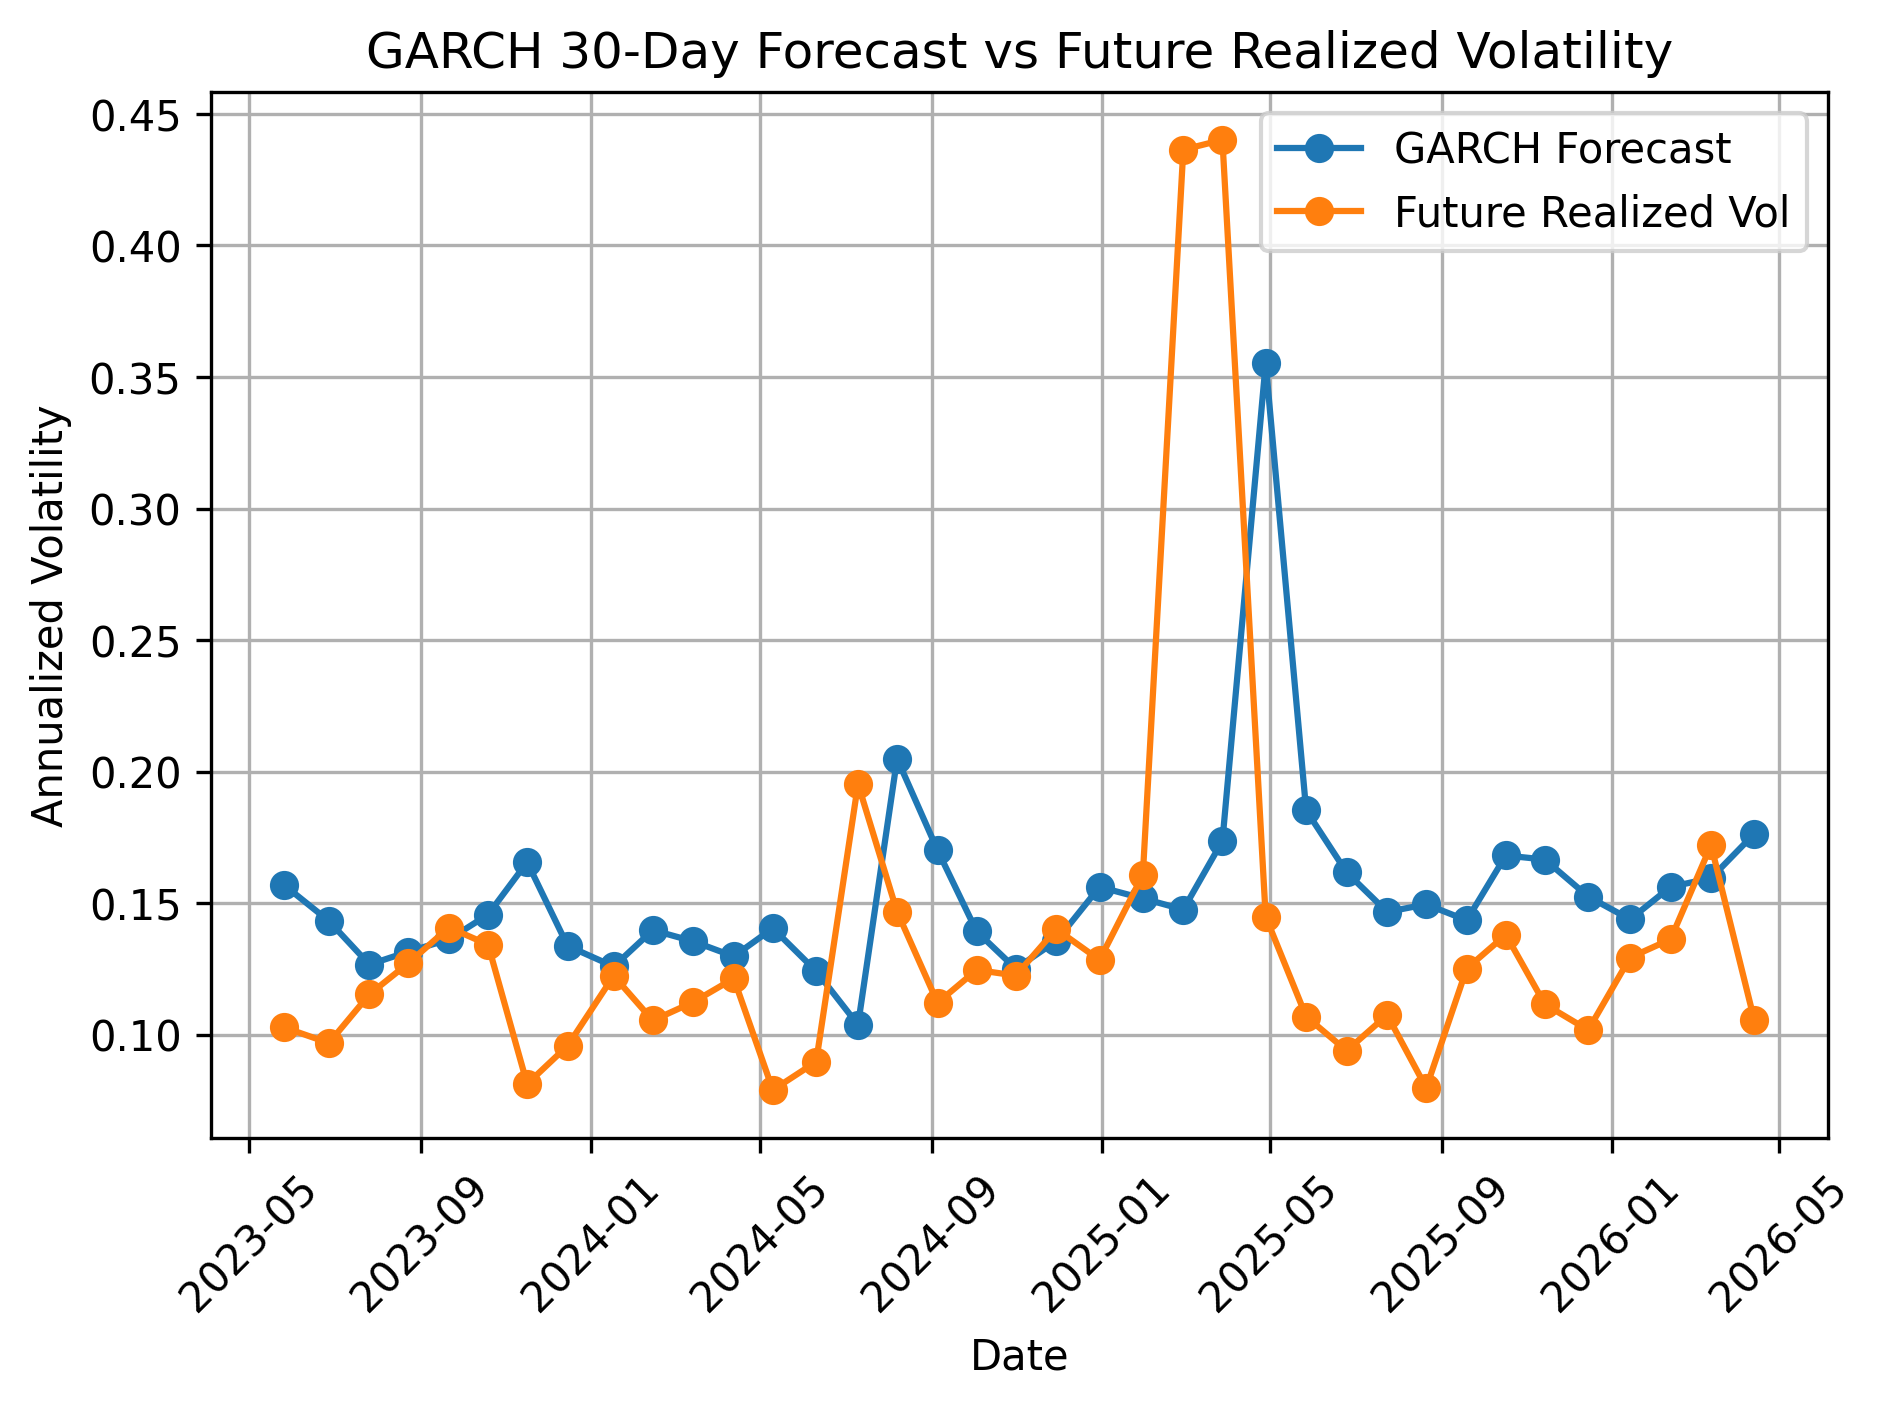

Write the Python code that produced this figure.
import numpy as np
import pandas as pd 
from models.garch import get_returns, fit_garch_model
import matplotlib.pyplot as plt

def future_realized_volatility(returns, horizon=30):
    future_vol = returns.rolling(horizon).std().shift(-horizon+1)
    future_vol = future_vol * np.sqrt(252)
    return future_vol

def run_garch_backtest(ticker, horizon=30, train_window=500, step=20):
    returns = get_returns(ticker)
    future_rv = future_realized_volatility(returns)
    rows = []
    for i in range(train_window, len(returns) - horizon, step):
        train_returns = returns.iloc[:i]
        result = fit_garch_model(train_returns)
        forecast = result.forecast(horizon=horizon)
        variance = forecast.variance.iloc[-1]

        forecast_daily_vol = np.sqrt(variance[f"h.{horizon:02d}"])
        forecast_annualized_vol = forecast_daily_vol * np.sqrt(252) / 100        
        date = returns.index[i]
        actual_future_vol = future_rv.iloc[i]
        current_realized_vol = (returns.iloc[max(0, i-horizon):i].std() * np.sqrt(252))
        long_run_vol = (returns.iloc[:i].std()*np.sqrt(252))
        rows.append({
            "date": date,

            "forecast_vol": float(forecast_annualized_vol),
            "future_realized_vol": float(actual_future_vol),

            "naive_vol": float(current_realized_vol),
            "long_run_vol": float(long_run_vol),

            "garch_error": float(
                forecast_annualized_vol - actual_future_vol
            ),

            "naive_error": float(
                current_realized_vol - actual_future_vol
            ),

            "long_run_error": float(
                long_run_vol - actual_future_vol
            ),
        })
    return pd.DataFrame(rows)


def main():
    results = run_garch_backtest("SPY", horizon=30, train_window=500, step=20)
    print(results.head())
    print(results.tail())

    print(f"Backtest rows: {len(results)}")
    results.to_csv("research/garch_backtest_results.csv", index=False)

    garch_mae = results["garch_error"].abs().mean()
    naive_mae = results["naive_error"].abs().mean()
    long_run_mae = results["long_run_error"].abs().mean()

    garch_rmse = np.sqrt((results["garch_error"] ** 2).mean())
    naive_rmse = np.sqrt((results["naive_error"] ** 2).mean())
    long_run_rmse = np.sqrt((results["long_run_error"] ** 2).mean())

    print("\nForecast Comparison")
    print("-" * 40)
    print(f"GARCH     MAE={garch_mae:.4f} RMSE={garch_rmse:.4f}")
    print(f"Naive     MAE={naive_mae:.4f} RMSE={naive_rmse:.4f}")
    print(f"Long Run  MAE={long_run_mae:.4f} RMSE={long_run_rmse:.4f}")

    plt.figure()
    plt.plot(results["date"], results["forecast_vol"], marker="o", label="GARCH Forecast")
    plt.plot(results["date"], results["future_realized_vol"], marker="o", label="Future Realized Vol")
    plt.xlabel("Date")
    plt.ylabel("Annualized Volatility")
    plt.title("GARCH 30-Day Forecast vs Future Realized Volatility")
    plt.legend()
    plt.grid(True)
    plt.xticks(rotation=45)
    plt.tight_layout()
    plt.savefig("research/garch_backtest.png", dpi=300, bbox_inches="tight")
    plt.show()

if __name__ == "__main__":
    main()
